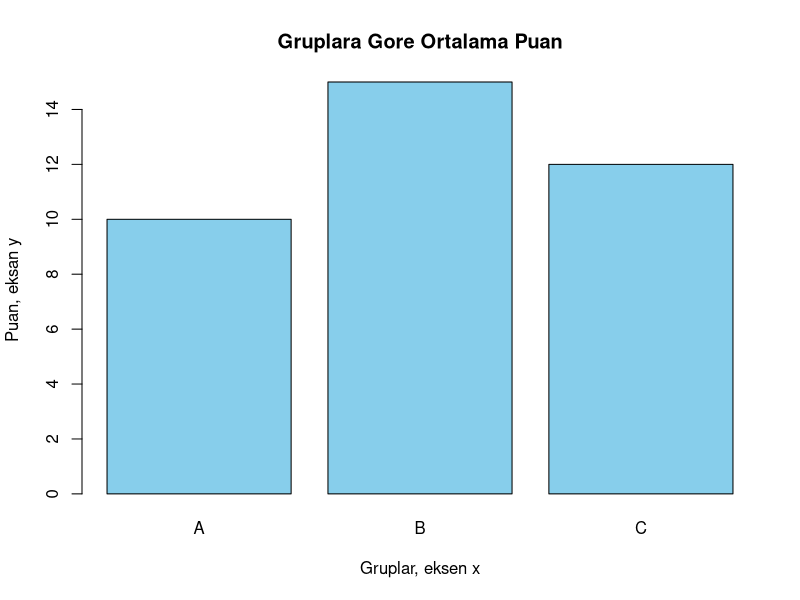
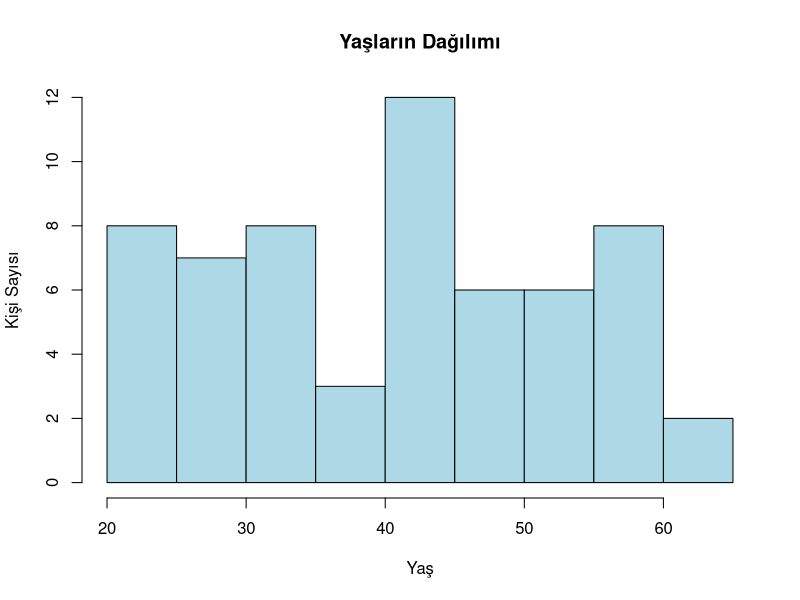
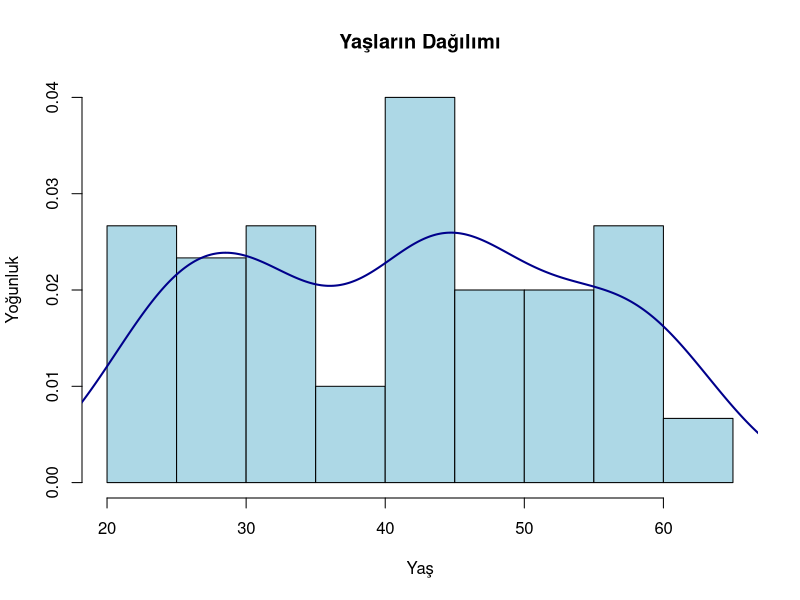
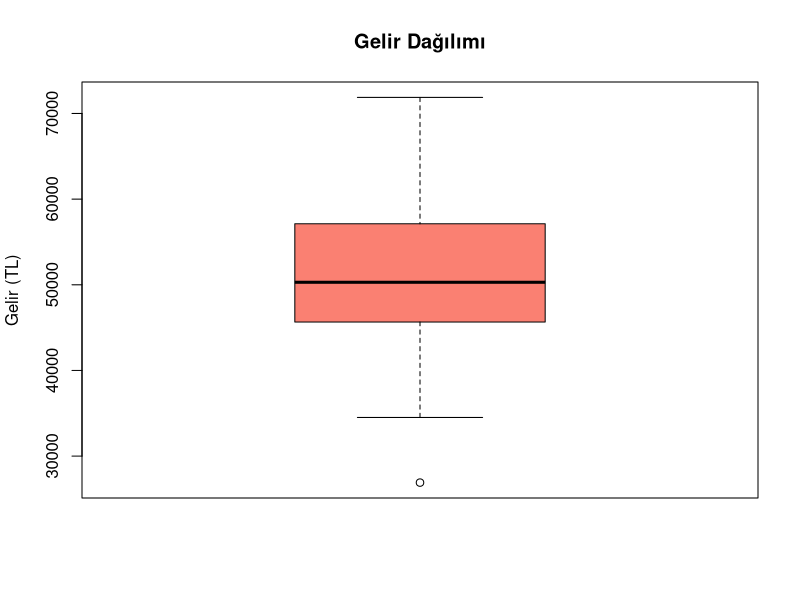
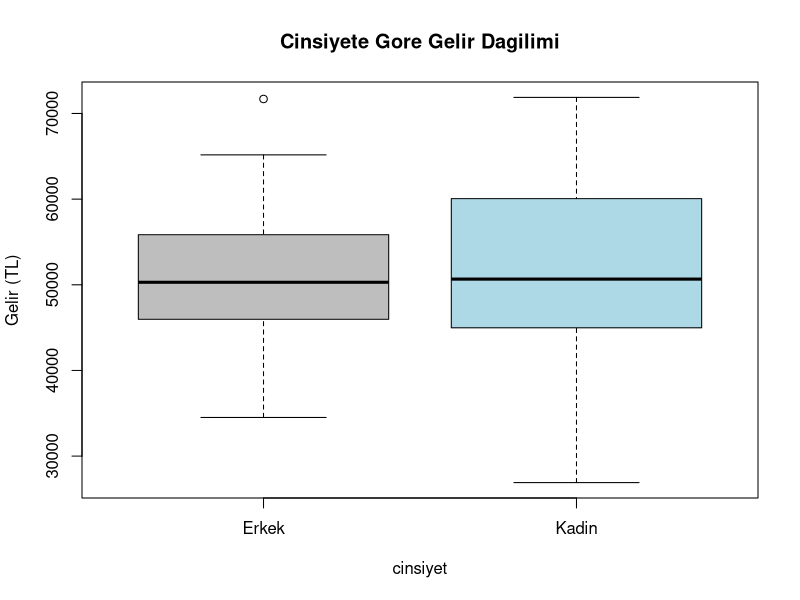
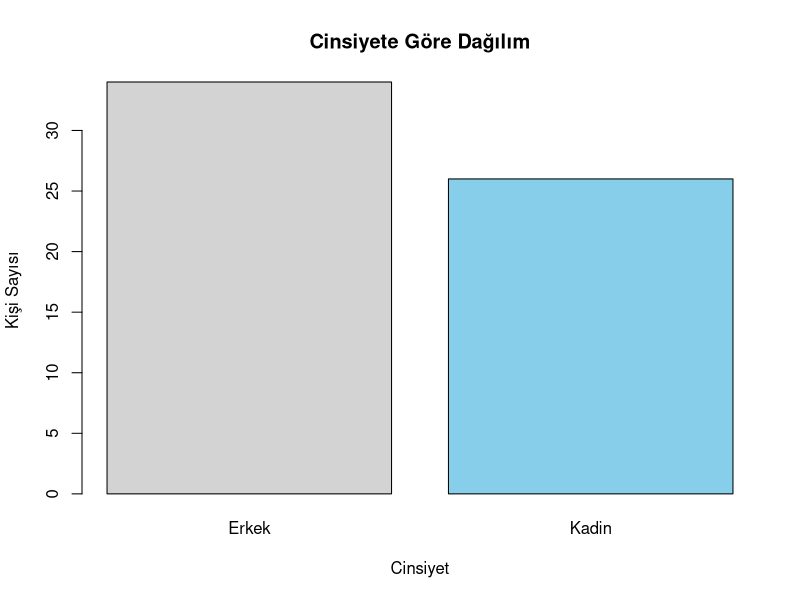
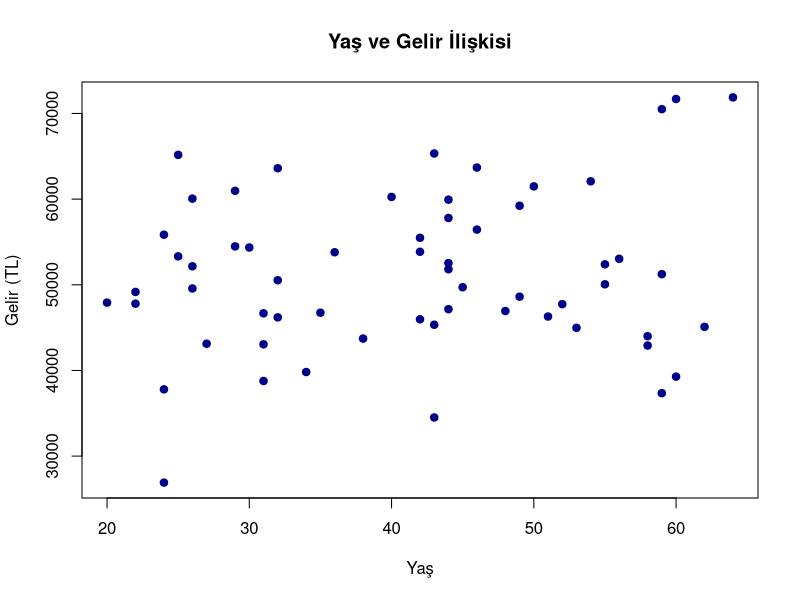
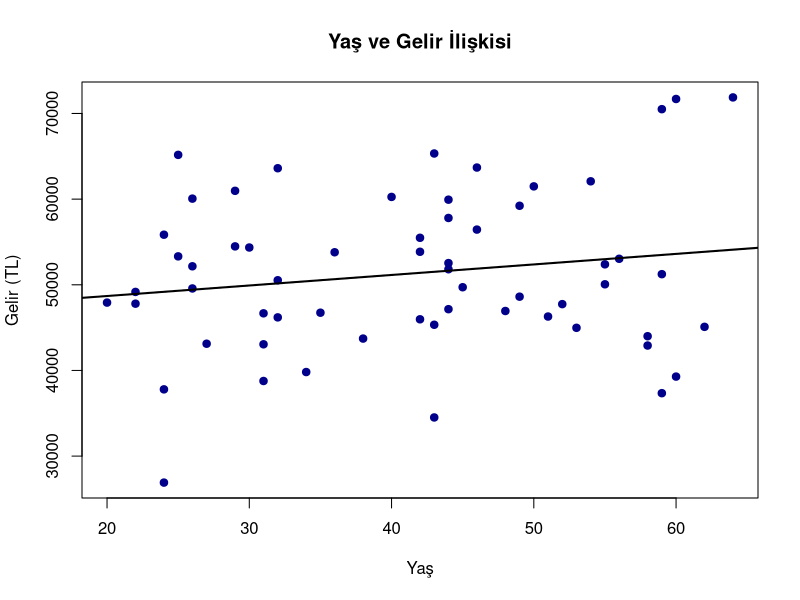

Recreate these plots in R, in order.
## ---- chunk 1
library(knitr)
invisible(Sys.setlocale("LC_ALL", "Turkish"))

grafik_tablo <- data.frame(

  Grafik_Turu = c("Histogram", "Çubuk Grafik", "Pasta Grafiği", "Kutu Grafiği",

                  "Nokta Grafiği", "Çizgi Grafiği", "Facet (Alt grafik)"),

  Kullanilan_Degiskenler = c("yaş veya gelir", 

                              "cinsiyet, şehir, çalışıyor", 

                              "cinsiyet, şehir", 

                              "gelir ~ cinsiyet veya gelir ~ şehir", 

                              "yaş ve gelir", 

                              "ay (zaman) ve gelir", 

                              "gelir ~ yaş, facet_wrap(~ şehir)"),

  Veri_Turu = c("Sürekli (sayısal)", 

                "Kesikli / Kategorik", 

                "Kategorik", 

                "Sayisal + Kategorik", 

                "Sürekli (iki sayısal degişken)", 

                "Zaman (kesikli) + Sayısal", 

                "Sayısal + Kategorik (alt grafik için)"),

  Degisken_Sayisi = c("Tek değişkenli", "Tek değişkenli", "Tek değişkenli", 

                      "İki değişkenli", "İki değişkenli", "İki değişkenli", "Çok değişkenli"),

  Aciklama = c("Sürekli bir değişenin dağılımını gösterir",

               "Kategorik değişkenin frekans dağılımı",

               "Gruplarin oransal dağılımı",

               "Gruplara göre dağılım ve aykırı değerler",

               "Değişkenler arası ilişkiyi gösterir",

               "Zamana bağlı değişim",

               "Her kategori için ayrı grafikler")

)

kable(grafik_tablo, caption = "Hangi Tür Veri ile Ne Tip Görsel Kullanılır?")
## ---- chunk 2

x <- c("A", "B", "C")
y <- c(10, 15, 12)

barplot(y, names.arg = x, main = "Gruplara Gore Ortalama Puan", 
        xlab = "Gruplar, eksen x", ylab = "Puan, eksan y", col = "skyblue")
## ---- chunk 3

veri <- read.csv("gelir_calisma.csv")

# veri

head(veri) # veri setinin ilk 5 satırını göstermek için kullanılmıştır. yalnızca veri yazılarak çalıştırılsaydı, R tüm veri setini gösterebilirdi. Burada veri yapısını kısaca görmek amacıyla kullnaılmıştır head fonksiyonu.
## ---- chunk 4
# Yaşların Dağılımı
hist(veri$yas,
     col = "lightblue",
     main = "Yaşların Dağılımı",
     xlab = "Yaş",
     ylab = "Kişi Sayısı")
## ---- chunk 5
hist(veri$yas,
     col = "lightblue",
     main = "Yaşların Dağılımı",
     xlab = "Yaş",
     ylab = "Yoğunluk",
     freq = FALSE)  # Sayı yerine yoğunluk

lines(density(veri$yas), 
      col = "darkblue", 
      lwd = 2)  # Yoğunluk eğrisi
## ---- chunk 6
boxplot(veri$gelir,
        main = "Gelir Dağılımı",
        ylab = "Gelir (TL)",
        col = "salmon")

## ---- chunk 7
boxplot(gelir ~ cinsiyet,
        data = veri,
        main = "Cinsiyete Gore Gelir Dagilimi",
        ylab = "Gelir (TL)",
        col = c("gray", "lightblue", "pink"))
## ---- chunk 8
table_cinsiyet <- table(veri$cinsiyet) # bu fonksiyon her kategoride kaç gözlem olduğunu saymaktadır.
barplot(table_cinsiyet,
        col = c("lightgray", "skyblue", "pink"),
        main = "Cinsiyete Göre Dağılım",
        xlab = "Cinsiyet",
        ylab = "Kişi Sayısı")


## ---- chunk 9
plot(veri$yas, veri$gelir,
     main = "Yaş ve Gelir İlişkisi",
     xlab = "Yaş",
     ylab = "Gelir (TL)",
     pch = 19,
     col = "darkblue")
## ---- chunk 10
plot(veri$yas, veri$gelir,
     main = "Yaş ve Gelir İlişkisi",
     xlab = "Yaş",
     ylab = "Gelir (TL)",
     pch = 19,
     col = "darkblue")

model <- lm(gelir ~ yas, data = veri)

abline(model, col = "black", lwd = 2)


## ---- chunk 11

library(ggplot2)   # Grafikler için

data <- read.csv("ggplotverisi.csv")

head(data)
## ---- chunk 12
ggplot(data, aes(x = yas)) +
  geom_histogram(binwidth = 5, fill = "skyblue", color = "black") +
  labs(title = "Yaş Dağılımı", x = "Yaş", y = "Frekans")
## ---- chunk 13
ggplot(data, aes(x = yas)) +
  geom_histogram(aes(y = ..density..),    # Histogram yogunluk (density) olceginde
                 binwidth = 5,
                 fill = "skyblue",
                 color = "black",
                 alpha = 0.6) +
  geom_density(color = "red", size = 0.5) +  # Yogunluk eğrisi
  labs(title = "Yas Dagılımı ve Yogunluk Egrisi",
       x = "Yas",
       y = "Yogunluk")
## ---- chunk 14
ggplot(data, aes(x = cinsiyet)) +
  geom_bar(fill = "orange") +
  labs(title = "Cinsiyete Göre Dağılım", x = "Cinsiyet", y = "Kişi Sayısı")
## ---- chunk 15
ggplot(data, aes(x = cinsiyet, y = gelir)) +
  geom_boxplot(fill = "lightgreen") +
  labs(title = "Cinsiyete Göre Gelir Dağılımı", x = "Cinsiyet", y = "Gelir")
## ---- chunk 16
ggplot(data, aes(x = yas, y = gelir)) +
  geom_point(alpha = 0.7, color = "purple") +
  labs(title = "Yaş ve Gelir İlişkisi", x = "Yaş", y = "Gelir")
## ---- chunk 17
ggplot(data, aes(x = yas, y = gelir, col = sehir)) +
  geom_point(alpha = 0.7) +
  labs(title = "Yaş ve Gelir İlişkisi", x = "Yaş", y = "Gelir")
## ---- chunk 18
ggplot(data, aes(x = yas, y = gelir)) +
  geom_point(alpha = 0.7, color = "purple") +    # Noktalar
  geom_smooth(method = "lm", se = TRUE, color = "red") +  # Eğilim çizgisi (linear model)
  labs(title = "Yaş ve Gelir İlişkisi (Eğim Çizgisi ile)",
       x = "Yaş",
       y = "Gelir")
## ---- chunk 19
library(dplyr)

veri_yillik <- data %>%
  group_by(yil) %>%
  summarise(ortalama_gelir = mean(gelir, na.rm = TRUE))

ggplot(veri_yillik, aes(x = yil, y = ortalama_gelir)) +
  geom_line(group = 1, color = "blue", size = 1.2) +
  geom_point(color = "blue", size = 2) +
  scale_x_continuous(breaks = 2020:2025) +  # Yılları tam sayı olarak ayarla
  labs(title = "Yıla Göre Ortalama Gelir", x = "Yıl", y = "Ortalama Gelir (TL)")
## ---- chunk 20
ggplot(data, aes(x = yas)) +
  geom_histogram(binwidth = 5, fill = "lightcoral", color = "black") +
  facet_wrap(~ sehir) +
  labs(title = "Şehirlere Göre Yaş Dağılımı", x = "Yaş", y = "Frekans")
